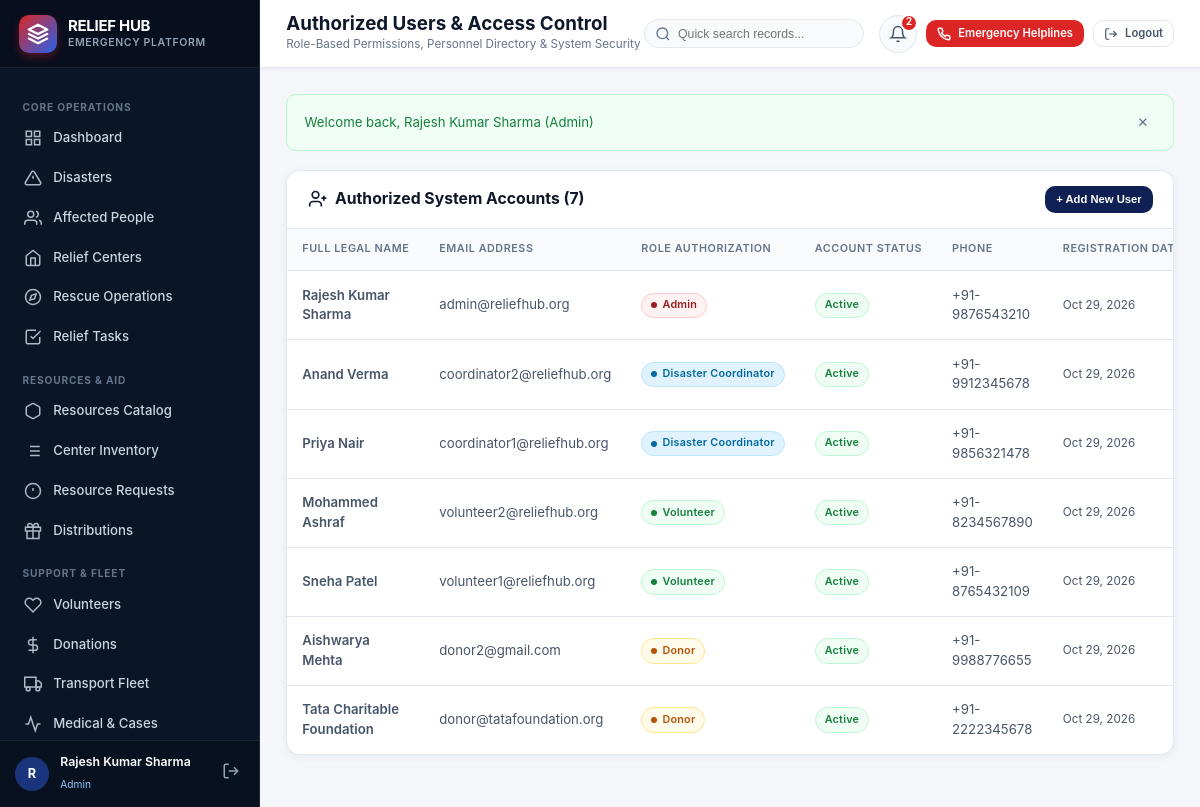
/users.php (signed in), run on the app's committed database.
### tables this page shows
CREATE TABLE IF NOT EXISTS users (
    user_id INT PRIMARY KEY AUTO_INCREMENT,
    role_id INT NOT NULL,
    full_name VARCHAR(100) NOT NULL,
    email VARCHAR(150) NOT NULL UNIQUE,
    phone VARCHAR(20),
    password VARCHAR(255) NOT NULL,
    address TEXT,
    status ENUM('active', 'inactive', 'suspended') DEFAULT 'active',
    created_at TIMESTAMP DEFAULT CURRENT_TIMESTAMP,
    FOREIGN KEY (role_id) REFERENCES roles(role_id) ON DELETE RESTRICT
);

CREATE TABLE IF NOT EXISTS roles (
    role_id INT PRIMARY KEY AUTO_INCREMENT,
    role_name VARCHAR(50) NOT NULL UNIQUE,
    description TEXT
);

### config/auth.php (called while the page is built, shortened)
<?php
require_once __DIR__ . '/db.php';
function isLoggedIn() {
    return isset($_SESSION['user_id']) && !empty($_SESSION['user_id']);
}
function currentUser() {
    return [
        'user_id'   => $_SESSION['user_id'],
        'full_name' => $_SESSION['full_name'] ?? 'User',
        'email'     => $_SESSION['email'] ?? '',
        'role_id'   => $_SESSION['role_id'] ?? 0,
        'role_name' => $_SESSION['role_name'] ?? 'Guest',
    ];
}

### config/db.php (called while the page is built, shortened)
<?php
function escape($str) {
    return htmlspecialchars($str ?? '', ENT_QUOTES, 'UTF-8');
}
function formatDate($dateStr, $format = 'M d, Y') {
    $t = strtotime($dateStr);
    return $t ? date($format, $t) : '-';
}

### users.php (the view, shortened to what this page needs)
<?php
require_once __DIR__ . '/config/db.php';
require_once __DIR__ . '/config/auth.php';
$pdo = getDB();
$users = $pdo->query("
    SELECT u.*, r.role_name
    FROM users u
    JOIN roles r ON u.role_id = r.role_id
    ORDER BY u.role_id ASC, u.full_name ASC
")->fetchAll();
require_once __DIR__ . '/includes/header.php';
require_once __DIR__ . '/includes/sidebar.php';
?>
<div class="main-wrapper">
  <?php require_once __DIR__ . '/includes/topbar.php'; ?>
  <div class="card">
    <div class="card-header">
      <h3 class="card-title">
        <svg width="20" height="20" viewBox="0 0 24 24" fill="none" stroke="currentColor" stroke-width="2"><path d="M16 21v-2a4 4 0 0 0-4-4H6a4 4 0 0 0-4 4v2"/><circle cx="9" cy="7" r="4"/><line x1="19" y1="8" x2="19" y2="14"/><line x1="22" y1="11" x2="16" y2="11"/></svg>
        <span>Authorized System Accounts (<?= count($users) ?>)</span>
      </h3>
      <div class="card-actions">
        <button type="button" class="btn btn-primary btn-sm" data-modal="modalAddUser">
          + Add New User
        </button>
      </div>
    </div>
    <div class="table-responsive">
      <table class="data-table">
        <thead>
          <tr>
            <th>Full Legal Name</th>
            <th>Email Address</th>
            <th>Role Authorization</th>
            <th>Account Status</th>
            <th>Phone</th>
            <th>Registration Date</th>
          </tr>
        </thead>
        <tbody>
          <?php foreach ($users as $u): ?>
            <?php
              $rBadge = 'badge-neutral';
              if ($u['role_name'] === 'Admin') $rBadge = 'badge-critical';
              elseif ($u['role_name'] === 'Disaster Coordinator') $rBadge = 'badge-info';
              elseif ($u['role_name'] === 'Volunteer') $rBadge = 'badge-success';
              elseif ($u['role_name'] === 'Donor') $rBadge = 'badge-warning';
              $stBadge = $u['status'] === 'active' ? 'badge-success' : 'badge-critical';
            ?>
            <tr>
              <td class="table-cell-bold"><?= escape($u['full_name']) ?></td>
              <td><?= escape($u['email']) ?></td>
              <td>
                <span class="badge <?= $rBadge ?>">
                  <span class="badge-dot"></span>
                  <?= escape($u['role_name']) ?>
                </span>
              </td>
              <td>
                <span class="badge <?= $stBadge ?>"><?= ucfirst(escape($u['status'])) ?></span>
              </td>
              <td><?= escape($u['phone'] ?: 'N/A') ?></td>
              <td style="font-size: 0.78rem;"><?= formatDate($u['created_at']) ?></td>
            </tr>
          <?php endforeach; ?>
        </tbody>
      </table>
    </div>
  </div>
<?php require_once __DIR__ . '/includes/footer.php'; ?>

### includes/sidebar.php (shortened to what this page needs)
<?php
$currentPage = basename($_SERVER['PHP_SELF']);
$user = currentUser();
?>
<aside class="sidebar" id="sidebar">
  <div class="sidebar-header">
    <div class="brand-icon">
      <svg width="22" height="22" viewBox="0 0 24 24" fill="none" stroke="currentColor" stroke-width="2.5" stroke-linecap="round" stroke-linejoin="round">
        <path d="M12 2L2 7l10 5 10-5-10-5zM2 17l10 5 10-5M2 12l10 5 10-5"/>
      </svg>
    </div>
    <div class="brand-text">
      <span class="brand-title">RELIEF HUB</span>
      <span class="brand-subtitle">Emergency Platform</span>
    </div>
  </div>
  <nav class="sidebar-nav">
    <div class="nav-section-title">Core Operations</div>
    <a href="dashboard.php" class="nav-link <?= $currentPage === 'dashboard.php' ? 'active' : '' ?>">
      <svg viewBox="0 0 24 24" fill="none" stroke="currentColor" stroke-width="2"><rect x="3" y="3" width="7" height="7"/><rect x="14" y="3" width="7" height="7"/><rect x="14" y="14" width="7" height="7"/><rect x="3" y="14" width="7" height="7"/></svg>
      <span>Dashboard</span>
    </a>
    <a href="disasters.php" class="nav-link <?= $currentPage === 'disasters.php' ? 'active' : '' ?>">
      <svg viewBox="0 0 24 24" fill="none" stroke="currentColor" stroke-width="2"><path d="M10.29 3.86L1.82 18a2 2 0 0 0 1.71 3h16.94a2 2 0 0 0 1.71-3L13.71 3.86a2 2 0 0 0-3.42 0z"/><line x1="12" y1="9" x2="12" y2="13"/><line x1="12" y1="17" x2="12.01" y2="17"/></svg>
      <span>Disasters</span>
    </a>
    <a href="affected_people.php" class="nav-link <?= $currentPage === 'affected_people.php' ? 'active' : '' ?>">
      <svg viewBox="0 0 24 24" fill="none" stroke="currentColor" stroke-width="2"><path d="M17 21v-2a4 4 0 0 0-4-4H5a4 4 0 0 0-4 4v2"/><circle cx="9" cy="7" r="4"/><path d="M23 21v-2a4 4 0 0 0-3-3.87"/><path d="M16 3.13a4 4 0 0 1 0 7.75"/></svg>
      <span>Affected People</span>
    </a>
    <a href="relief_centers.php" class="nav-link <?= $currentPage === 'relief_centers.php' ? 'active' : '' ?>">
      <svg viewBox="0 0 24 24" fill="none" stroke="currentColor" stroke-width="2"><path d="M3 9l9-7 9 7v11a2 2 0 0 1-2 2H5a2 2 0 0 1-2-2z"/><polyline points="9 22 9 12 15 12 15 22"/></svg>
      <span>Relief Centers</span>
    </a>
    <a href="rescue_operations.php" class="nav-link <?= $currentPage === 'rescue_operations.php' ? 'active' : '' ?>">
      <svg viewBox="0 0 24 24" fill="none" stroke="currentColor" stroke-width="2"><circle cx="12" cy="12" r="10"/><polygon points="16.24 7.76 14.12 14.12 7.76 16.24 9.88 9.88 16.24 7.76"/></svg>
      <span>Rescue Operations</span>
    </a>
    <a href="relief_tasks.php" class="nav-link <?= $currentPage === 'relief_tasks.php' ? 'active' : '' ?>">
      <svg viewBox="0 0 24 24" fill="none" stroke="currentColor" stroke-width="2"><path d="M9 11l3 3L22 4"/><path d="M21 12v7a2 2 0 0 1-2 2H5a2 2 0 0 1-2-2V5a2 2 0 0 1 2-2h11"/></svg>
      <span>Relief Tasks</span>
    </a>
    <div class="nav-section-title">Resources & Aid</div>
    <a href="resources.php" class="nav-link <?= $currentPage === 'resources.php' ? 'active' : '' ?>">
      <svg viewBox="0 0 24 24" fill="none" stroke="currentColor" stroke-width="2"><path d="M21 16V8a2 2 0 0 0-1-1.73l-7-4a2 2 0 0 0-2 0l-7 4A2 2 0 0 0 3 8v8a2 2 0 0 0 1 1.73l7 4a2 2 0 0 0 2 0l7-4A2 2 0 0 0 21 16z"/></svg>
      <span>Resources Catalog</span>
    </a>
    <a href="inventory.php" class="nav-link <?= $currentPage === 'inventory.php' ? 'active' : '' ?>">
      <svg viewBox="0 0 24 24" fill="none" stroke="currentColor" stroke-width="2"><line x1="8" y1="6" x2="21" y2="6"/><line x1="8" y1="12" x2="21" y2="12"/><line x1="8" y1="18" x2="21" y2="18"/><line x1="3" y1="6" x2="3.01" y2="6"/><line x1="3" y1="12" x2="3.01" y2="12"/><line x1="3" y1="18" x2="3.01" y2="18"/></svg>
      <span>Center Inventory</span>
    </a>
    <a href="resource_requests.php" class="nav-link <?= $currentPage === 'resource_requests.php' ? 'active' : '' ?>">
      <svg viewBox="0 0 24 24" fill="none" stroke="currentColor" stroke-width="2"><circle cx="12" cy="12" r="10"/><line x1="12" y1="8" x2="12" y2="12"/><line x1="12" y1="16" x2="12.01" y2="16"/></svg>
      <span>Resource Requests</span>
    </a>
    <a href="distribution.php" class="nav-link <?= $currentPage === 'distribution.php' ? 'active' : '' ?>">
      <svg viewBox="0 0 24 24" fill="none" stroke="currentColor" stroke-width="2"><polyline points="20 12 20 22 4 22 4 12"/><rect x="2" y="7" width="20" height="5"/><line x1="12" y1="22" x2="12" y2="7"/><path d="M12 7H7.5a2.5 2.5 0 0 1 0-5C11 2 12 7 12 7z"/><path d="M12 7h4.5a2.5 2.5 0 0 0 0-5C13 2 12 7 12 7z"/></svg>
      <span>Distributions</span>
    </a>
    <div class="nav-section-title">Support & Fleet</div>
    <a href="volunteers.php" class="nav-link <?= $currentPage === 'volunteers.php' ? 'active' : '' ?>">
      <svg viewBox="0 0 24 24" fill="none" stroke="currentColor" stroke-width="2"><path d="M20.84 4.61a5.5 5.5 0 0 0-7.78 0L12 5.67l-1.06-1.06a5.5 5.5 0 0 0-7.78 7.78l1.06 1.06L12 21.23l7.78-7.78 1.06-1.06a5.5 5.5 0 0 0 0-7.78z"/></svg>
      <span>Volunteers</span>
    </a>
    <a href="donations.php" class="nav-link <?= $currentPage === 'donations.php' ? 'active' : '' ?>">
      <svg viewBox="0 0 24 24" fill="none" stroke="currentColor" stroke-width="2"><line x1="12" y1="1" x2="12" y2="23"/><path d="M17 5H9.5a3.5 3.5 0 0 0 0 7h5a3.5 3.5 0 0 1 0 7H6"/></svg>
      <span>Donations</span>
    </a>
    <a href="transportation.php" class="nav-link <?= $currentPage === 'transportation.php' ? 'active' : '' ?>">
      <svg viewBox="0 0 24 24" fill="none" stroke="currentColor" stroke-width="2"><rect x="1" y="3" width="15" height="13"/><polygon points="16 8 20 8 23 11 23 16 16 16 16 8"/><circle cx="5.5" cy="18.5" r="2.5"/><circle cx="18.5" cy="18.5" r="2.5"/></svg>
      <span>Transport Fleet</span>
    </a>
    <a href="medical.php" class="nav-link <?= $currentPage === 'medical.php' ? 'active' : '' ?>">
      <svg viewBox="0 0 24 24" fill="none" stroke="currentColor" stroke-width="2"><path d="M22 12h-4l-3 9L9 3l-3 9H2"/></svg>
      <span>Medical & Cases</span>
    </a>
  </nav>
  <?php if ($user): ?>
  <div class="sidebar-footer">
    <div class="user-avatar">
      <?= strtoupper(substr($user['full_name'], 0, 1)) ?>
    </div>
    <div class="user-info">
      <div class="user-name" title="<?= escape($user['full_name']) ?>"><?= escape($user['full_name']) ?></div>
      <span class="user-role-badge"><?= escape($user['role_name']) ?></span>
    </div>
    <a href="logout.php" title="Sign Out" style="color: #94a3b8; padding: 4px;">
      <svg width="18" height="18" viewBox="0 0 24 24" fill="none" stroke="currentColor" stroke-width="2"><path d="M9 21H5a2 2 0 0 1-2-2V5a2 2 0 0 1 2-2h4"/><polyline points="16 17 21 12 16 7"/><line x1="21" y1="12" x2="9" y2="12"/></svg>
    </a>
  </div>
  <?php endif; ?>
</aside>

### data on the page
users: full_name "R", full_name "Rajesh Kumar Sharma", email "admin@reliefhub.org", role.role_name "Admin", status "Active", phone "+91-9876543210", created_at "Oct 29, 2026"
roles: role_name "Admin"
users: full_name "Anand Verma", email "coordinator2@reliefhub.org", role.role_name "Disaster Coordinator", status "Active", phone "+91-9912345678", created_at "Oct 29, 2026"
users: full_name "Priya Nair", email "coordinator1@reliefhub.org", role.role_name "Disaster Coordinator", status "Active", phone "+91-9856321478", created_at "Oct 29, 2026"
users: full_name "Mohammed Ashraf", email "volunteer2@reliefhub.org", role.role_name "Volunteer", status "Active", phone "+91-8234567890", created_at "Oct 29, 2026"
users: full_name "Sneha Patel", email "volunteer1@reliefhub.org", role.role_name "Volunteer", status "Active", phone "+91-8765432109", created_at "Oct 29, 2026"
users: full_name "Aishwarya Mehta", email "donor2@gmail.com", role.role_name "Donor", status "Active", phone "+91-9988776655", created_at "Oct 29, 2026"
users: full_name "Tata Charitable Foundation", email "donor@tatafoundation.org", role.role_name "Donor", status "Active", phone "+91-2222345678", created_at "Oct 29, 2026"

### other printed values
$pageTitle "Authorized Users & Access Control"
$pageSubtitle "Role-Based Permissions, Personnel Directory & System Security"
$topUnread "2"
$msg "Welcome back, Rajesh Kumar Sharma (Admin)"
count($users) "7"
